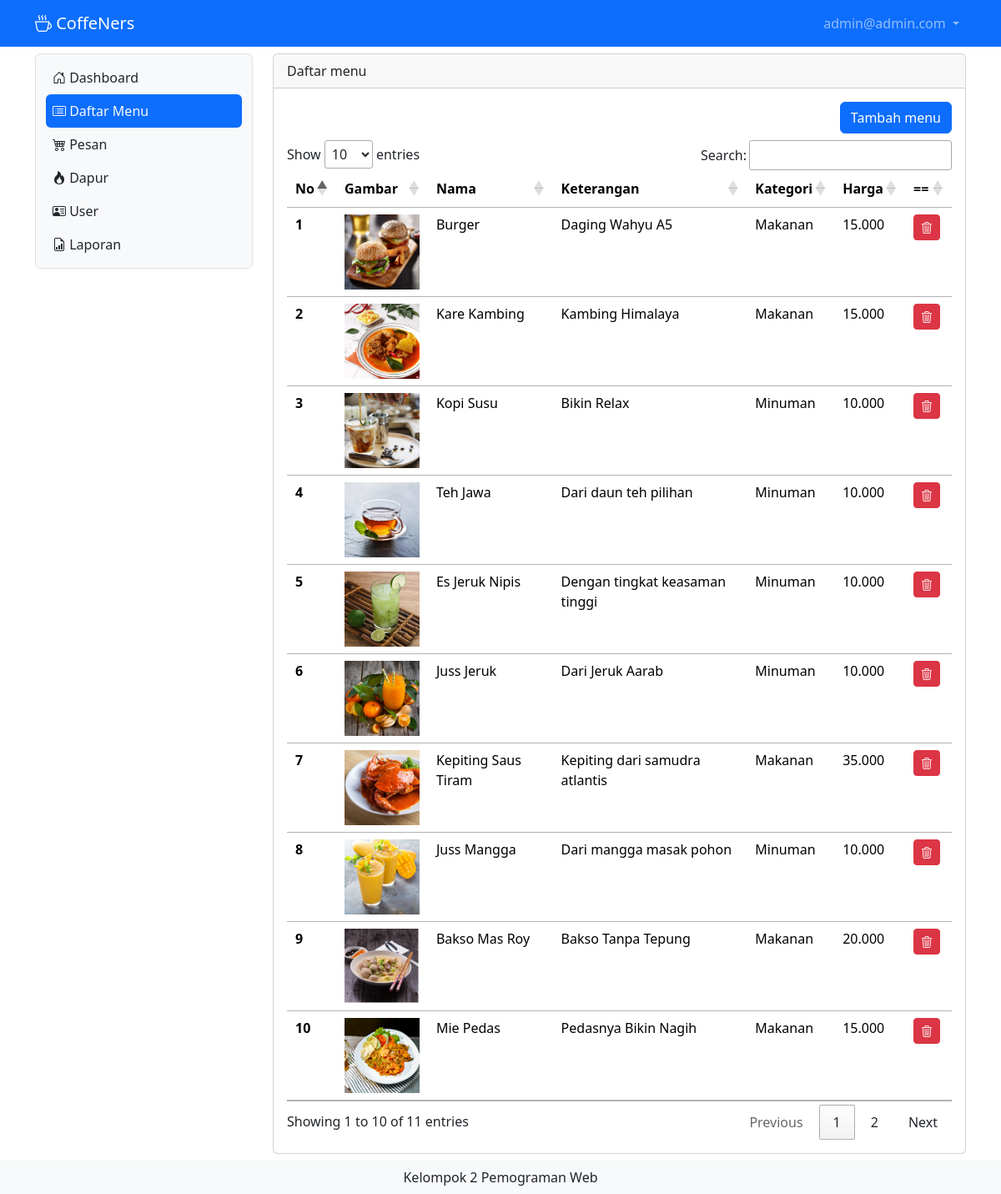
The app's page /daftarmenu (signed in) with its own data.
### tables this page shows
CREATE TABLE IF NOT EXISTS `tb_userc` (
  `id` int NOT NULL AUTO_INCREMENT,
  `nama` varchar(200) DEFAULT NULL,
  `username` varchar(200) DEFAULT NULL,
  `password` varchar(200) DEFAULT NULL,
  `leveluser` int DEFAULT NULL,
  `telepon` varchar(50) DEFAULT NULL,
  PRIMARY KEY (`id`) USING BTREE
);

CREATE TABLE IF NOT EXISTS `tb_daftar_menu` (
  `id` int NOT NULL AUTO_INCREMENT,
  `gambar` varchar(200) DEFAULT NULL,
  `nama_menu` varchar(200) DEFAULT NULL,
  `keterangan` varchar(200) DEFAULT NULL,
  `kategori` int DEFAULT NULL,
  `harga` int DEFAULT NULL,
  PRIMARY KEY (`id`) USING BTREE
);

### daftarmenu.php (the view, shortened to what this page needs)
<?php
include "proses/connect.php";
$query = mysqli_query($conn, "SELECT * FROM tb_daftar_menu");
while ($record = mysqli_fetch_array($query)) {
    $result[] = $record;
}
?>
<div class="col-lg-9 mt-2">
    <div class="card">
        <div class="card-header">
            Daftar menu
        </div>
        <div class="card-body">
            <div class="row">
                <div class="col d-flex justify-content-end">
                    <button class="<?php echo ($_SESSION['leveluser_cafeku'] == 3) ? "btn btn-secondary disabled" : "btn btn-primary"; ?>" data-bs-toggle="modal" data-bs-target="#ModalTambahMenu">Tambah menu</button>
                </div>
            </div>
            <?php
            if (empty($result)) {
                echo "Data menu tidak ada";
            } else {
            ?>
                <div class="table-responsive mt-2">
                    <table class="table table-hover" id="example">
                        <thead>
                            <tr class="text-nowrap">
                                <th scope="col">No</th>
                                <th scope="col">Gambar</th>
                                <th scope="col">Nama</th>
                                <th scope="col">Keterangan</th>
                                <th scope="col">Kategori</th>
                                <th scope="col">Harga</th>
                                <th scope="col">==</th>
                            </tr>
                        </thead>
                        <tbody>
                            <?php
                            $no = 1;
                            foreach ($result as $row) {
                            ?>
                                <tr>
                                    <th scope="row"><?php echo $no++ ?></th>
                                    <td>
                                        <div style="width: 90px">
                                            <img src="assets/img/<?php echo $row['gambar'] ?>" class="img-fluid" alt="...">
                                    </td>
                </div>
                <td><?php echo $row['nama_menu'] ?></td>
                <td><?php echo $row['keterangan'] ?></td>
                <td><?php echo ($row['kategori'] == 1) ? "Makanan" : "Minuman" ?></td>
                <td><?php echo number_format($row['harga'], 0, ',', '.')  ?></td>
                <td>
                    <div class="d-flex">
                        <button class="<?php echo ($_SESSION['leveluser_cafeku'] == 3) ? "btn btn-secondary btn-sm me-1 disabled" : "btn btn-danger btn-sm me-1"; ?>" data-bs-toggle="modal" data-bs-target="#ModalDeleteMenu<?php echo $row['id'] ?>"><i class="bi bi-trash3"></i></button>
                    </div>
                </td>
                </tr>
            <?php
                            }
            ?>
    <?php
            }
    ?>

### index.php (shortened to what this page needs)
<?php
if(isset($_GET['x']) && $_GET['x']=='home'){
    $page = "home.php";
    include "main.php";
}elseif (isset($_GET['x']) && $_GET['x']=='daftarmenu'){
    if ($_SESSION['leveluser_cafeku']==3 || $_SESSION['leveluser_cafeku']==1){
        include "main.php";
    }else {
        $page = "home.php";
        include "main.php";
    }
}elseif (isset($_GET['x']) && $_GET['x']=='login'){
    include "login.php";
}elseif (isset($_GET['x']) && $_GET['x']=='logout'){
    include "proses/proses_logout.php";
}elseif (isset($_GET['x']) && $_GET['x']=='orderitem'){
    $page = "order_item.php";
    include "main.php";
}elseif (isset($_GET['x']) && $_GET['x']=='viewitem'){
    $page = "view_item.php";
    include "main.php";
}else {
    $page = "home.php";
    include "main.php";
}
?>

### main.php (shortened to what this page needs)
<?php
include "proses/connect.php";
$query = mysqli_query($conn, "SELECT * FROM tb_userc WHERE username = '$_SESSION[username_cafeku]'");
$hasil = mysqli_fetch_array($query);
?>
<!doctype html>
<html lang="en">
<head>
    <link href="https://cdn.jsdelivr.net/npm/bootstrap@5.3.3/dist/css/bootstrap.min.css" rel="stylesheet">
    <link rel="stylesheet" href="https://cdn.jsdelivr.net/npm/bootstrap-icons@1.11.3/font/bootstrap-icons.min.css">
    <link rel="stylesheet" href="https://cdn.datatables.net/1.13.7/css/jquery.dataTables.css" />
</head>
<body style=>
    <?php include "header.php"; ?>
    <div class="container-lg">
        <div class="row mb-5">
            <?php include "slidebar.php"; ?>
            <?php
            include $page;
            ?>
            <div class="fixed-bottom text-center bg-light py-2">
                Kelompok 2 Pemograman Web
            </div>
</body>
</html>

### header.php (shortened to what this page needs)
<?php
include "proses/connect.php";
$query = mysqli_query($conn, "SELECT * FROM tb_userc WHERE username= '$_SESSION[username_cafeku]'");
?>
<nav class="navbar navbar-expand navbar-dark bg-primary sticky-top">
    <div class="container-lg">
        <a class="navbar-brand" href="."><i class="bi bi-cup-hot"></i> CoffeNers</a>
        <div class="collapse navbar-collapse justify-content-end" id="navbarNavDropdown">
            <ul class="navbar-nav">
                <li class="nav-item dropdown">
                    <a class="nav-link dropdown-toggle" href="#" role="button" data-bs-toggle="dropdown" aria-expanded="false">
                        <?php echo $hasil['username']; ?>
                    </a>
                </li>
            </ul>
        </div>
    </div>
</nav>

### slidebar.php (shortened to what this page needs)
<div class="col-lg-3">
                <nav class="navbar navbar-expand-lg bg-body-tertiary rounded border mt-2">
                    <div class="container-fluid">
                        <div class="offcanvas offcanvas-start" tabindex="-1" id="offcanvasNavbar" aria-labelledby="offcanvasNavbarLabel" style="width:250px">
                            <div class="offcanvas-body">
                                <ul class="navbar-nav nav-pills flex-column justify-content-end flex-grow-1">
                                    <li class="nav-item">
                                        <a class="nav-link ps-2 <?php echo ((isset($_GET['x']) && $_GET['x']=='home') || !isset($_GET['x'])) ? 'active link-light' : 'link-dark' ; ?>" aria-current="page" href="home"><i class="bi bi-house-door"></i> Dashboard</a>
                                    </li>
                                    <?php if($hasil['leveluser']==3 || $hasil['leveluser']==1){?>
                                    <li class="nav-item">
                                        <a class="nav-link ps-2 <?php echo (isset($_GET['x']) && $_GET['x']=='daftarmenu') ? 'active link-light' : 'link-dark' ; ?>" href="daftarmenu"><i class="bi bi-card-list"></i> Daftar Menu</a>
                                    </li>
                                    <?php } ?>
                                    <?php if($hasil['leveluser']==3 || $hasil['leveluser']==2 || $hasil['leveluser']==1){?>
                                    <li class="nav-item">
                                        <a class="nav-link ps-2 <?php echo (isset($_GET['x']) && $_GET['x']=='pesan') ? 'active link-light' : 'link-dark' ; ?>" href="pesan"><i class="bi bi-cart4"></i> Pesan</a>
                                    </li>
                                    <?php } ?>
                                    <?php if($hasil['leveluser']==4 || $hasil['leveluser']==1){?>
                                    <li class="nav-item">
                                        <a class="nav-link ps-2 <?php echo (isset($_GET['x']) && $_GET['x']=='dapur') ? 'active link-light' : 'link-dark' ; ?>" href="dapur"><i class="bi bi-fire"></i> Dapur</a>
                                    </li>
                                    <?php } ?>
                                    <?php if($hasil['leveluser']==1){?>
                                    <li class="nav-item">
                                        <a class="nav-link ps-2 <?php echo (isset($_GET['x']) && $_GET['x']=='user') ? 'active link-light' : 'link-dark' ; ?>" href="user"><i class="bi bi-person-vcard"></i> User</a>
                                    </li>
                                    <li class="nav-item">
                                        <a class="nav-link ps-2 <?php echo (isset($_GET['x']) && $_GET['x']=='laporan') ? 'active link-light' : 'link-dark' ; ?>" href="laporan"><i class="bi bi-file-earmark-bar-graph"></i> Laporan</a>
                                    </li>
                                    <?php } ?>
                                </ul>
                            </div>
                        </div>
                    </div>
                </nav>
            </div>

### records on screen
tb_userc: username "admin@admin.com"
tb_daftar_menu: gambar (picture), nama_menu "Burger", keterangan "Daging Wahyu A5", kategori "Makanan", harga "15.000"
tb_daftar_menu: gambar (picture), nama_menu "Kare Kambing", keterangan "Kambing Himalaya", kategori "Makanan", harga "15.000"
tb_daftar_menu: gambar (picture), nama_menu "Kopi Susu", keterangan "Bikin Relax", kategori "Minuman", harga "10.000"
tb_daftar_menu: gambar (picture), nama_menu "Teh Jawa", keterangan "Dari daun teh pilihan", kategori "Minuman", harga "10.000"
tb_daftar_menu: gambar (picture), nama_menu "Es Jeruk Nipis", keterangan "Dengan tingkat keasaman tinggi", kategori "Minuman", harga "10.000"
tb_daftar_menu: gambar (picture), nama_menu "Juss Jeruk", keterangan "Dari Jeruk Aarab", kategori "Minuman", harga "10.000"
tb_daftar_menu: gambar (picture), nama_menu "Kepiting Saus Tiram", keterangan "Kepiting dari samudra atlantis", kategori "Makanan", harga "35.000"
tb_daftar_menu: gambar (picture), nama_menu "Juss Mangga", keterangan "Dari mangga masak pohon", kategori "Minuman", harga "10.000"
tb_daftar_menu: gambar (picture), nama_menu "Bakso Mas Roy", keterangan "Bakso Tanpa Tepung", kategori "Makanan", harga "20.000"
tb_daftar_menu: gambar (picture), nama_menu "Mie Pedas", keterangan "Pedasnya Bikin Nagih", kategori "Makanan", harga "15.000"
